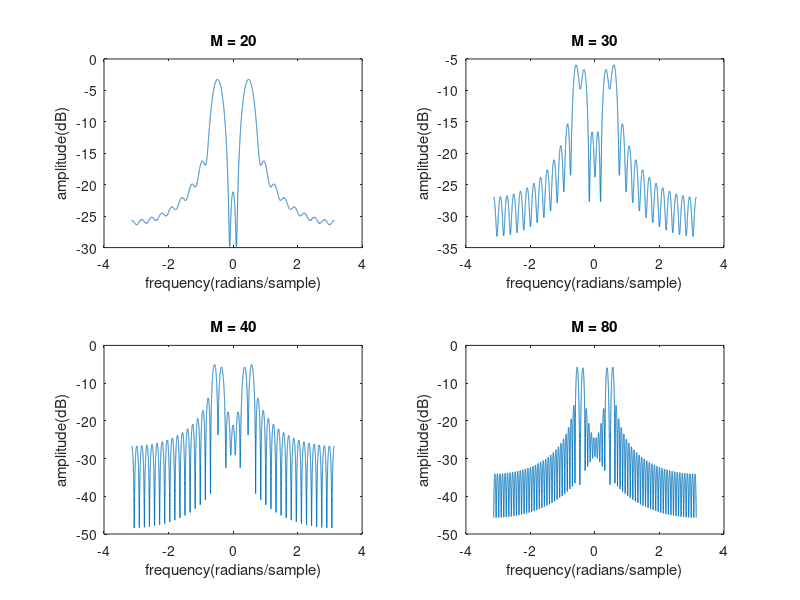

Here is the MATLAB script that generated this plot:
clc
clear all
close all

M=[ 20 , 30 , 40 , 80 ] ;
for i = 1 : length(M)
    N = 2^14;
    Omega_M = 2*pi/(N/1000) ;
    Omega_1 = Omega_M
    Omega_2 = Omega_M + 2*pi/40 
    n = [0:N-1] ;
    T = 1;
    x = cos(Omega_1*n*T)'+cos(Omega_2*n*T)' ;
    w_R = 1/M(i)*ones(M(i),1);
    w_R = [w_R; zeros(N-M(i),1)];
    y = x.*w_R;
    Y = fft(y,N);
    omega = (2*pi*[-N/ 2 : N/2-1] / N)';
    subplot(2,2,i), plot(omega,fftshift(20*log10(abs(Y)))) ;
    title(['M = ' num2str(M(i))])
    xlabel ('frequency(radians/sample)') ;
    ylabel ('amplitude(dB)') ;
    %axis([0,pi,-30,0])
end
